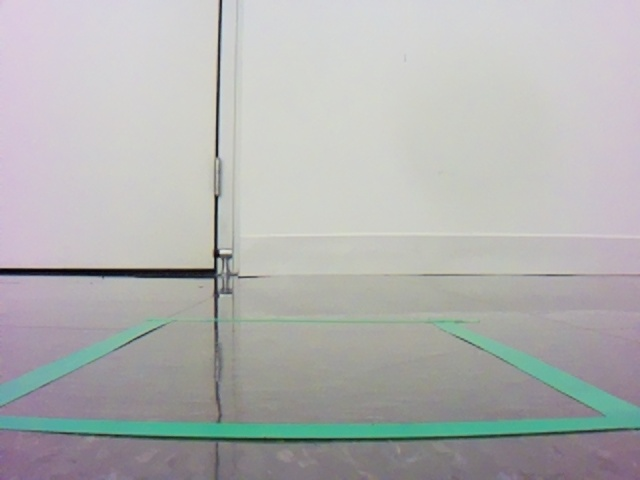
#> input picture calib.jpg, 640 x 480 px
$ python -i preprocessing.py   (imports and definitions only)
#> lines starting #> are read from the running program, lines starting #| are printed output that depends on the picture; after the words box and inside, x2 and y2 are one past the last pixel; in counts of white or black regions, pixels touching at a corner belong together
#> further down, picture is the input picture: shape (480, 640, 3); mean B, G, R 178, 178.8, 177.7
"""Reusable image-processing building blocks for lane detection."""
import cv2
import numpy as np


def to_roi(frame: np.ndarray, roi_top_fraction: float = 0.55) -> np.ndarray:
    """Crop to the bottom portion of the frame, where lane lines appear."""
    height = frame.shape[0]
    top = int(height * roi_top_fraction)
    return frame[top:, :]


def white_mask(frame: np.ndarray, threshold: int = 200) -> np.ndarray:
    """Binary mask of near-white pixels, matching light tape lane markers."""
#> called with threshold = 200
    gray = cv2.cvtColor(frame, cv2.COLOR_BGR2GRAY)
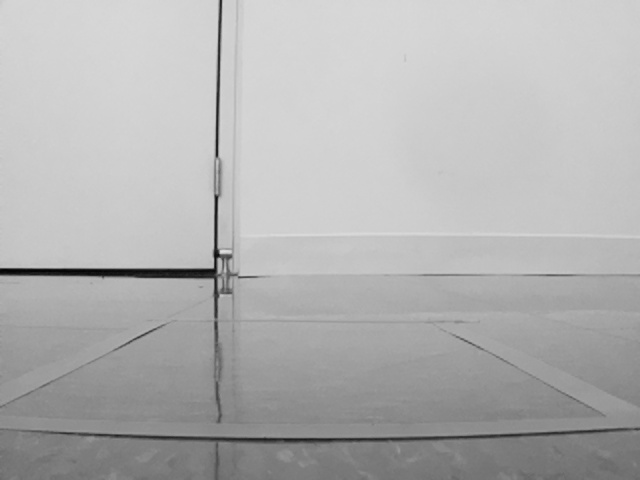
#> gray: shape (480, 640); min 4, max 227, mean 178.4
    blurred = cv2.GaussianBlur(gray, (5, 5), 0)
    _, mask = cv2.threshold(blurred, threshold, 255, cv2.THRESH_BINARY)
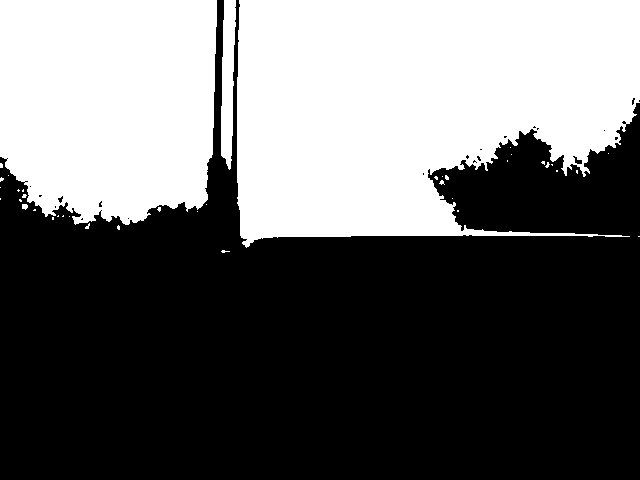
#> mask: shape (480, 640); 40.8% white; 40 white regions (36 under 20 px), largest, box (x1, y1, x2, y2) and area: (237, 0, 640, 248) 79072, (0, 0, 217, 225) 44186, (221, 0, 236, 170) 1883, (22, 204, 28, 210) 29
    return mask

>>> import cv2
>>> picture = cv2.imread('../calib.jpg')
>>> result = white_mask(picture)
